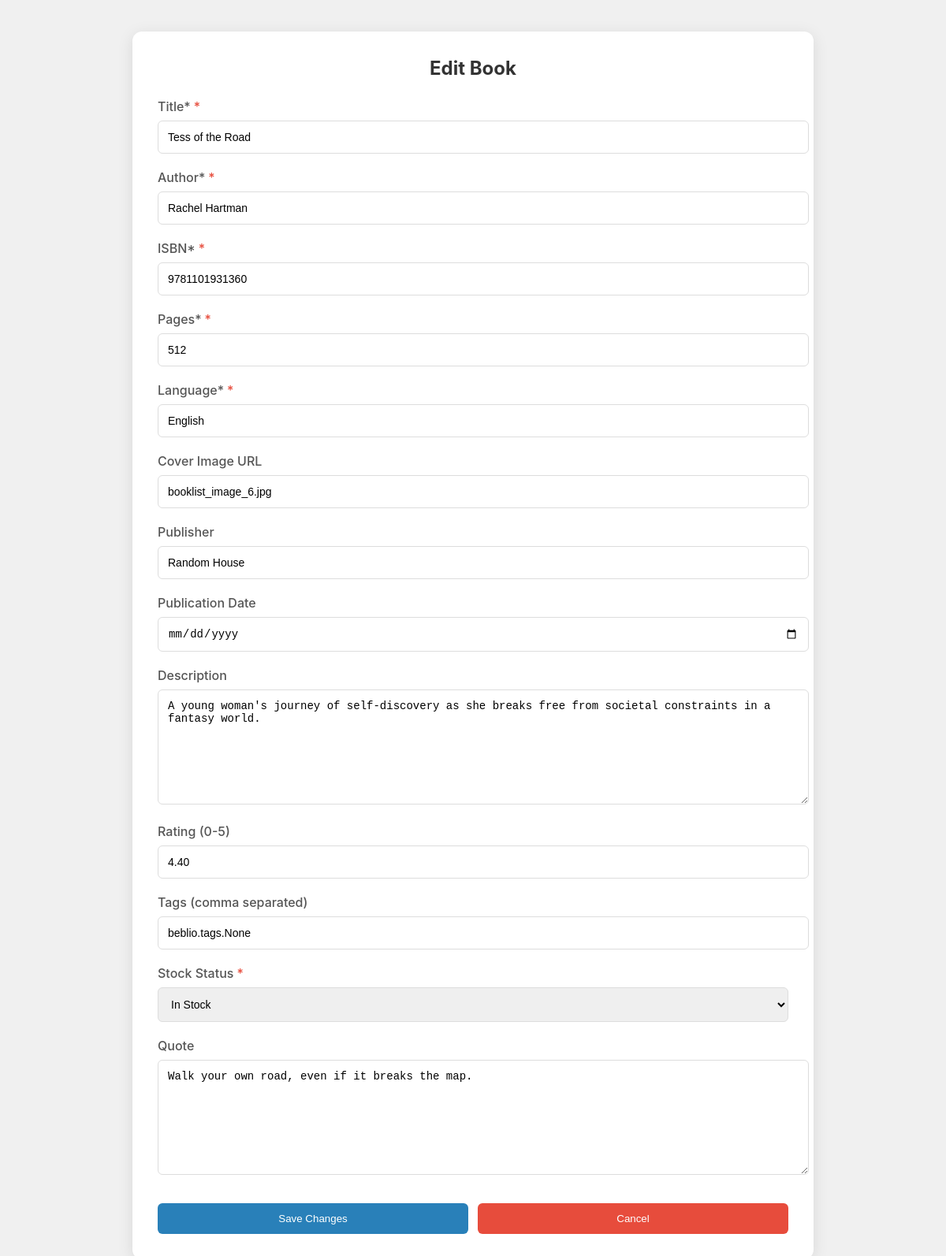
The app's page /book/edit/6/ with its own data.
### beblio/models.py (models this page shows, shortened)
class Book(models.Model):
    title = models.CharField(max_length=200, null=True)
    author = models.CharField(max_length=100)
    isbn = models.CharField(max_length=13, unique=True)
    pages = models.IntegerField()
    cover_image = models.URLField(blank=True, null=True)
    language = models.CharField(max_length=30)
    tags = models.ManyToManyField('tags', blank=True)
    description = models.TextField(blank=True, null=True)
    rating = models.DecimalField(max_digits=3, decimal_places=2, blank=True, null=True)
    publisher = models.CharField(max_length=100, blank=True, null=True)
    published_date = models.DateField(blank=True, null=True)
    in_stock = models.BooleanField(default=True)
    review = models.ManyToManyField('review', blank=True)
    quote = models.TextField(blank=True, null=True)
    genre = models.TextField(blank=True, null=True)
    price = models.FloatField(blank=True, null=True)

### beblio/views.py (the view)
# urls.py: path('book/edit/<int:book_id>/', views.book_form, name='edit_book'),
def book_form(request, book_id=None):
    if request.method == 'POST':
        try:
            data = json.loads(request.body)
            if book_id:
                book = Book.objects.get(id=book_id)
                for field, value in data.items():
                    if field == 'tags':
                        book.tags.clear()
                        for tag_name in value:
                            tag, _ = tags.objects.get_or_create(name=tag_name)
                            book.tags.add(tag)
                    elif hasattr(book, field):
                        setattr(book, field, value)
                book.save()
                return JsonResponse({'message': 'Book updated successfully'})
            else:
                book = Book.objects.create(
                    title=data.get('title'),
                    author=data.get('author'),
                    isbn=data.get('isbn'),
                    pages=data.get('pages'),
                    language=data.get('language'),
                    cover_image=data.get('cover_image'),
                    publisher=data.get('publisher'),
                    published_date=data.get('published_date'),
                    description=data.get('description'),
                    rating=data.get('rating'),
                    in_stock=data.get('in_stock', True),
                    quote=data.get('quote')
                )
                for tag_name in data.get('tags', []):
                    tag, _ = tags.objects.get_or_create(name=tag_name)
                    book.tags.add(tag)
                return JsonResponse({'message': 'Book added successfully'})
        except Exception as e:
            return JsonResponse({'error': str(e)}, status=400)
    else:
        try:
            book = None
            if book_id:
                book = Book.objects.get(id=book_id)
            return render(request, 'beblio/BookForm.html', {'book': book})
        except Book.DoesNotExist:
            return redirect('admin_panel')

### templates/beblio/BookForm.html (shortened to what this page needs)
{% load static %}
<!DOCTYPE html>
<html lang="en">
<head>
    <link rel="stylesheet" href="{% static 'css/bookForm.css' %}">
</head>
<body>
    <div class="form-container">
        <h2>{% if book %}Edit Book{% else %}Add New Book{% endif %}</h2>
        <form id="book-form" data-book-id="{{ book.id|default:'' }}">
            <div class="form-group">
                <label for="title">Title*</label>
                <input type="text" id="title" value="{{ book.title|default:'' }}" required>
            </div>
            <div class="form-group">
                <label for="author">Author*</label>
                <input type="text" id="author" value="{{ book.author|default:'' }}" required>
            </div>
            <div class="form-group">
                <label for="isbn">ISBN*</label>
                <input type="text" id="isbn" value="{{ book.isbn|default:'' }}" required>
            </div>
            <div class="form-group">
                <label for="pages">Pages*</label>
                <input type="number" id="pages" value="{{ book.pages|default:'' }}" required>
            </div>
            <div class="form-group">
                <label for="language">Language*</label>
                <input type="text" id="language" value="{{ book.language|default:'' }}" required>
            </div>
            <div class="form-group">
                <label for="cover_image">Cover Image URL</label>
                <input type="text" id="cover_image" value="{{ book.cover_image|default:'' }}">
            </div>
            <div class="form-group">
                <label for="publisher">Publisher</label>
                <input type="text" id="publisher" value="{{ book.publisher|default:'' }}">
            </div>
            <div class="form-group">
                <label for="published_date">Publication Date</label>
                <input type="date" id="published_date" value="{{ book.published_date|default:'' }}">
            </div>
            <div class="form-group">
                <label for="description">Description</label>
                <textarea id="description">{{ book.description|default:'' }}</textarea>
            </div>
            <div class="form-group">
                <label for="rating">Rating (0-5)</label>
                <input type="number" id="rating" min="0" max="5" step="0.1" value="{{ book.rating|default:'' }}">
            </div>
            <div class="form-group">
                <label for="tags">Tags (comma separated)</label>
                <input type="text" id="tags" value="{{ book.tags|join:', '|default:'' }}">
            </div>
            <div class="form-group">
                <label for="in_stock">Stock Status</label>
                <select id="in_stock">
                    <option value="true" {% if book.in_stock %}selected{% endif %}>In Stock</option>
                </select>
            </div>
            <div class="form-group">
                <label for="quote">Quote</label>
                <textarea id="quote">{{ book.quote|default:'' }}</textarea>
            </div>
            <div class="button-group">
                <button type="submit" class="blue-button">{% if book %}Save Changes{% else %}Add Book{% endif %}</button>
                <button type="button" onclick="window.location.href='/adminPanel/'" class="red-button">Cancel</button>
            </div>
        </form>
    </div>
</body>
</html>

### FuckDjangp/static/css/bookForm.css (style rules this page uses)
body { margin: 0; padding: 0; font-family: 'Inter', sans-serif; background-color: #f0f0f0; min-height: 100vh; display: flex; justify-content: center; align-items: flex-start; padding: 40px 20px; }
.form-container { background-color: white; border-radius: 12px; box-shadow: 0 4px 20px rgba(0, 0, 0, 0.1); padding: 32px; width: 100%; max-width: 800px; margin: 0 auto; }
h2 { margin: 0 0 24px; color: #333; font-size: 24px; text-align: center; }
.form-group { margin-bottom: 20px; }
.form-group label { display: block; margin-bottom: 8px; color: #555; font-weight: 500; }
.form-group input, .form-group select, .form-group textarea { width: 100%; padding: 12px; border: 1px solid #ddd; border-radius: 6px; font-size: 14px; transition: border-color 0.3s; }
.form-group textarea { min-height: 120px; resize: vertical; }
.button-group { display: flex; gap: 12px; margin-top: 32px; }
.blue-button, .red-button { padding: 12px 24px; border: none; border-radius: 6px; font-weight: 500; cursor: pointer; transition: filter 0.3s; flex: 1; }
.blue-button { background-color: #2980b9; color: white; }
.red-button { background-color: #e74c3c; color: white; }
label[for]:after { content: "*"; color: #e74c3c; margin-left: 4px; }
label[for="cover_image"]:after, label[for="publisher"]:after, label[for="published_date"]:after, label[for="description"]:after, label[for="rating"]:after, label[for="tags"]:after, label[for="quote"]:after { content: ""; }

### records on screen
Book: title "Tess of the Road", author "Rachel Hartman", isbn "9781101931360", pages "512", language "English", cover_image "booklist_image_6.jpg", publisher "Random House", description "A young woman's journey of self-discovery as she breaks free from societal constraints in a fantasy world.", rating "4.40", tags "beblio.tags.None", in_stock "In Stock", quote "Walk your own road, even if it breaks the map."
